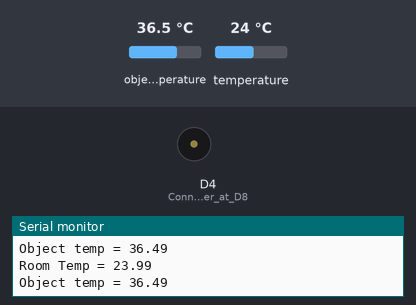
A sketch run on a simulated ESP8266 (NodeMCU). On the bench: buzzer (waves = sounding, pin HIGH), the last lines printed to the serial monitor. The test bench sets the inputs (shaded band); at power-on: object temperature 36.5 °C, temperature 24 °C.

Above: at 1.8 s.
1.9 s: object temperature set to 37.4 °C
At 2.6 s:
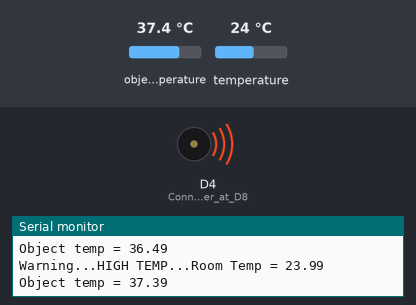
3.5 s: object temperature set to 20 °C
At 5.3 s:
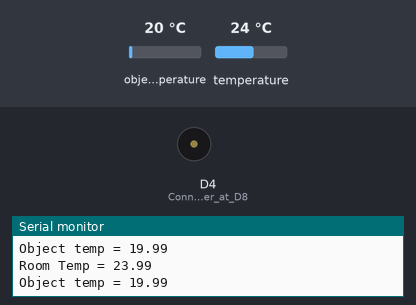
5.6 s: object temperature set to 39 °C
At 7.2 s:
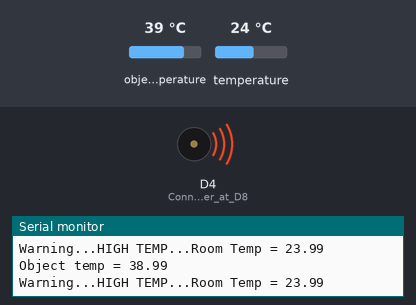
Timing chart, 0 to 8.7 s (numbered marks = the images above; inputs shaded):
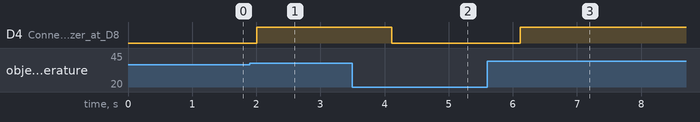

Measured:
- the behaviour switches between 37 and 37.1 °C on object temperature (found by bisection; images 0 and 1)
- after the input at 1.9 s, D4 (Connect_buzzer_at_D8): LOW → HIGH after 0.11 s
- after the input at 3.5 s, D4 (Connect_buzzer_at_D8): HIGH → LOW after 0.61 s
- after the input at 5.6 s, D4 (Connect_buzzer_at_D8): LOW → HIGH after 0.52 s

The sketch:

mlx_i2c.ino
```cpp
#include <Wire.h>
#include <Adafruit_MLX90614.h>

Adafruit_MLX90614 mlx = Adafruit_MLX90614();


double temp_amb;
double temp_obj;

void setup()
{
  Serial.begin(9600);
  Serial.println("Temperature Sensor MLX90614");

  pinMode(D4,OUTPUT);// Connect buzzer at D8
  //Initialize LCD I2C

  //Initialize MLX90614
  mlx.begin();
  digitalWrite(8,LOW);
}

void loop()
{
  //Reading room temperature and object temp
  //for reading Fahrenheit values, use
  //mlx.readAmbientTempF() , mlx.readObjectTempF() )
  temp_amb = mlx.readAmbientTempC();
  temp_obj = mlx.readObjectTempC();
  if(temp_obj > 37) {
   digitalWrite(D4,HIGH);
   Serial.print("Warning...HIGH TEMP...");
   delay(50);}
  else{
    digitalWrite(D4,LOW);
  }

  Serial.print("Room Temp = ");
  Serial.println(temp_amb);
  Serial.print("Object temp = ");
  Serial.println(temp_obj);

  delay(1000);
}
```
